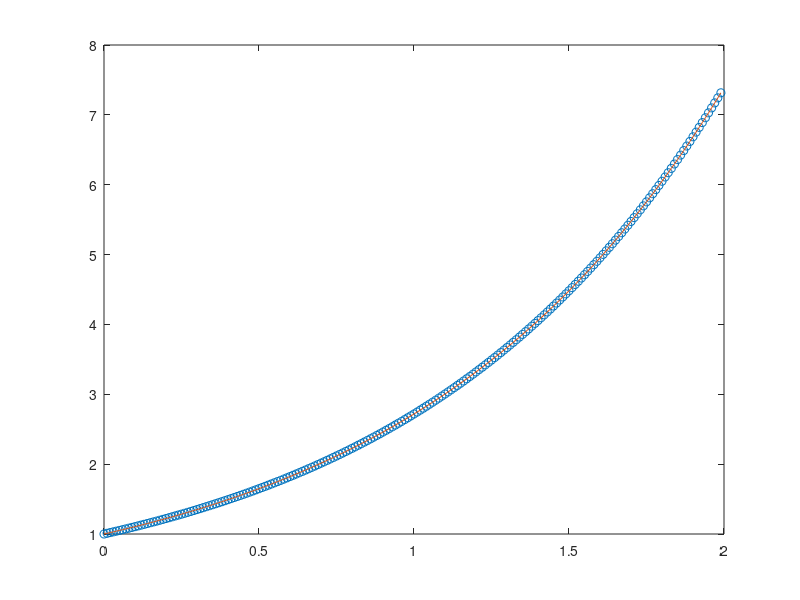

Source code (MATLAB):
%% test fourth-order Predictor-Corrector Runge-Kutta method
% solve y' = y, error is O(h^5)
% initial condition
N = 200;
y = zeros(N,1);
y(1) = 1;
h = 0.01;
% fourth-order Runge-Kutta
for ind = 2:4
    k1 = h*y(ind-1);
    k2 = h*(y(ind-1)+k1/2);
    k3 = h*(y(ind-1)+k2/2);
    k4 = h*(y(ind-1)+k3);
    y(ind) = y(ind-1) + k1/6 + k2/3 + k3/3 + k4/6;
end

for ind = 5:N
    temp1 = 55*y(ind-1)-59*y(ind-2)+37*y(ind-3);
    temp2 = -9*y(ind-4);
    W0 = y(ind-1) + h*(temp1+temp2)/24;
    temp3 = 9*W0+19*y(ind-1)-5*y(ind-2)+y(ind-3);
    y(ind) = y(ind-1) + h*temp3/24;
end
x = 0:h:(N*h-h);
% exact solution
z = exp(x);
plot(x,y,'o',x,z)